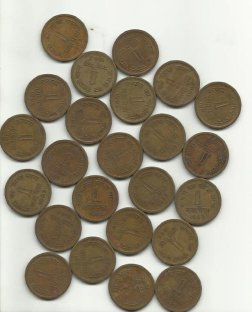
#> input picture source/moeda.png, 252 x 312 px, found by its file name
$ python demo_edges1.py
#> lines starting #> are read from the running program, lines starting #| are printed output that depends on the picture
import cv2  as cv

def cv_show(name, img):
    cv.imshow(name, img)
    cv.waitKey(0)
    cv.destroyAllWindows()

img = cv.imread('E:\\cv_pre2seg\\source\\moeda.png')
#> img is the input picture: shape (312, 252, 3); mean B, G, R 136.3, 153.2, 161.4
if img is None:
    print("Failed to read the image")

# 沿x方向的边缘检测
img1 = cv.Sobel(img, cv.CV_64F, 1, 0)
sobelx = cv.convertScaleAbs(img1)
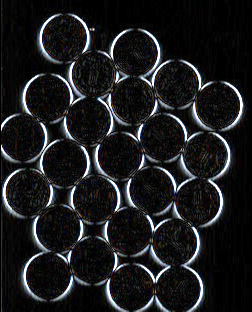
#> sobelx: shape (312, 252, 3); mean B, G, R 30.3, 28.6, 28
# 展示未进行取绝对值的图片
cv_show('img1', img1)
#> in cv_show, `cv.imshow(name, img)`:
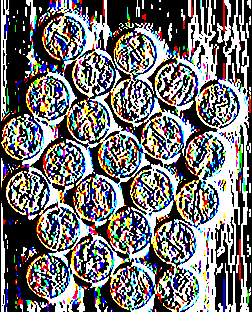
#> window 'img1': shape (312, 252, 3); mean B, G, R 114.8, 114.1, 115.9
cv_show('sobelx', sobelx)

# 沿y方向的边缘检测
img1 = cv.Sobel(img, cv.CV_64F, 0, 1)
sobely = cv.convertScaleAbs(img1)
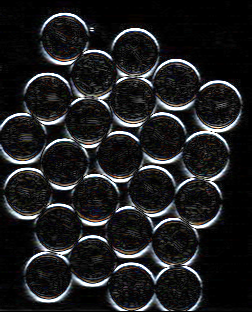
#> sobely: shape (312, 252, 3); mean B, G, R 32.3, 31.1, 30.8
cv_show('sobely', sobely)

# 沿x，y方向同时检测，效果不是特别好
img1 = cv.Sobel(img, cv.CV_64F, 1, 1)
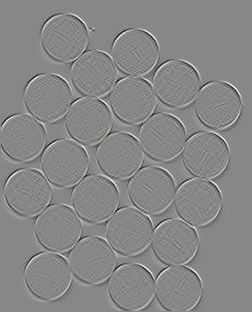
#> img1: shape (312, 252, 3) float64; mean B, G, R 0, 0, 0; drawn with min black and max white
sobelxy = cv.convertScaleAbs(img1)
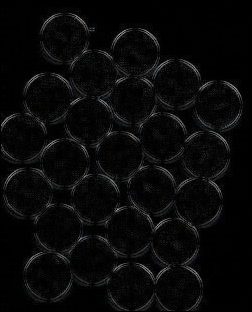
#> sobelxy: shape (312, 252, 3); mean B, G, R 9.1, 9, 9
cv_show('sobelxy', sobelxy)

# 一般在x，y方向分别检测，在进行与运算
sobelxy1 = cv.bitwise_and(sobelx, sobely)
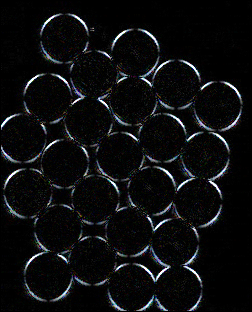
#> sobelxy1: shape (312, 252, 3); mean B, G, R 14.8, 13.7, 13
cv_show('sobelxy1', sobelxy1)
# 这种方法也行

sobelxy1 = cv.addWeighted(sobelx, 0.5, sobely, 0.5, 0)
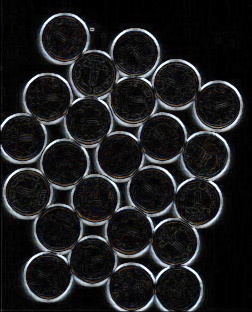
#> sobelxy1: shape (312, 252, 3); mean B, G, R 31.3, 29.9, 29.4
cv_show('sobelxy1', sobelxy1)
